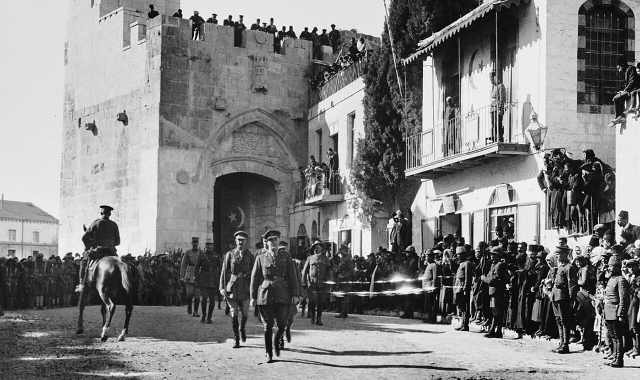
#> input picture israel/video/assets/photos/allenby.jpg, 1280 x 759 px (shown at 1/2 size); its folder holds only this picture in this run
$ python -i render.py   (imports and definitions only)   (older library calls are emulated)
#> lines starting #> are read from the running program, lines starting #| are printed output that depends on the picture
#> further down, picture is the input picture: shape (759, 1280, 3); min 0, max 255, mean 129.4
"""Procedural 3D-style renderer for the Hindi Tehran explainer.

Every scene is drawn from scratch (noise terrain, perspective city street,
particle mushroom cloud, etc). No text, captions, counters or watermarks are
ever drawn on screen.

Usage: python render.py <timings.json> <out_dir> [scene_id ...]
"""
import json
import math
import os
import subprocess
import sys
from functools import lru_cache

import cv2
import numpy as np

S = float(os.environ.get('SCALE', '1'))      # 1 -> 720x1280, 3 -> 2160x3840 (4K)
W, H = int(round(720 * S)), int(round(1280 * S))
FPS = int(os.environ.get('FPS', '30'))
TEX = int(os.environ.get('TEX', '2048'))       # texture resolution (detail level)
DETAIL = S >= 2


def u(v):
    """design units (720-wide frame) -> pixels"""
    return v * S
RNG = np.random.default_rng


# ---------------------------------------------------------------- utilities
# [14 lines left out: function fbm, not called in this run]


def lerp(a, b, t):
    return a + (b - a) * t


def smooth(t):
    t = np.clip(t, 0, 1)
    return t * t * (3 - 2 * t)


def col(*rgb):
    return np.array(rgb, np.float32)


_yy, _xx = np.mgrid[0:H, 0:W].astype(np.float32)
VIGNETTE = 1 - 0.55 * np.clip(((_xx - W / 2) / (W * 0.75)) ** 2 + ((_yy - H / 2) / (H * 0.62)) ** 2, 0, 1)
VIGNETTE = VIGNETTE[..., None]
VIGNETTE3 = np.ascontiguousarray(np.repeat(VIGNETTE, 3, axis=2))
ONE3 = np.ones((H, W, 3), np.float32)
ZERO3 = np.zeros((H, W, 3), np.float32)


# [10 lines left out: function fblur, not called in this run]


def radial(cx, cy, r):
    return np.exp(-(((_xx - cx) ** 2 + (_yy - cy) ** 2) / (2 * r * r)))[..., None]


# [8 lines left out: function add_glow, not called in this run]


def bloom(img, thresh=0.75, strength=0.8, k=61):
#> called with thresh = 0.75, strength = 0.8, k = 61
    bright = np.clip(img - thresh, 0, None)
    small = cv2.resize(bright, (W // 4, H // 4))
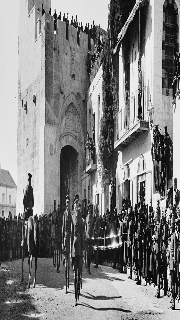
#> small: shape (320, 180, 3) float64; min 0.0564, max 254.1, mean 128.5
    small = cv2.GaussianBlur(small, (0, 0), k / 8 * S)  # already downsampled
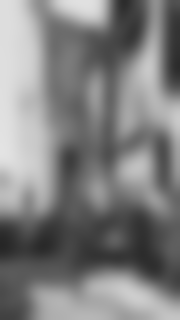
#> small: shape (320, 180, 3) float64; min 38.42, max 227.6, mean 128.4
#> (the run stopped early here; a loop or call above may not have finished)

$ run again, on israel/video/assets/photos/barrier.jpg
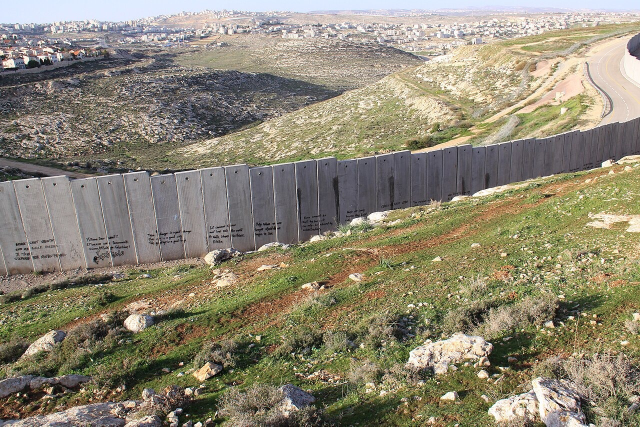
#> input picture israel/video/assets/photos/barrier.jpg, 1280 x 853 px (shown at 1/2 size)
#> picture is the input picture: shape (853, 1280, 3); mean B, G, R 115, 134.3, 141.1
#> in bloom, `small = cv2.resize(bright, (W // 4, H // 4))`:
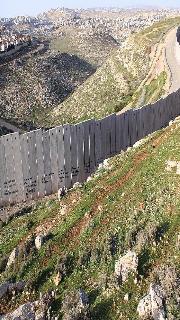
#> small: shape (320, 180, 3) float64; mean B, G, R 114.2, 133.5, 140.3
#> in bloom, `small = cv2.GaussianBlur(small, (0, 0), k / 8 * S)`:
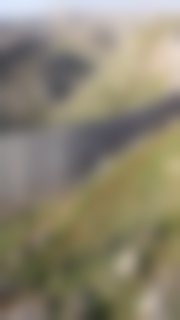
#> small: shape (320, 180, 3) float64; mean B, G, R 114.2, 133.6, 140.4

$ run again, on israel/video/assets/photos/campdavid.jpg
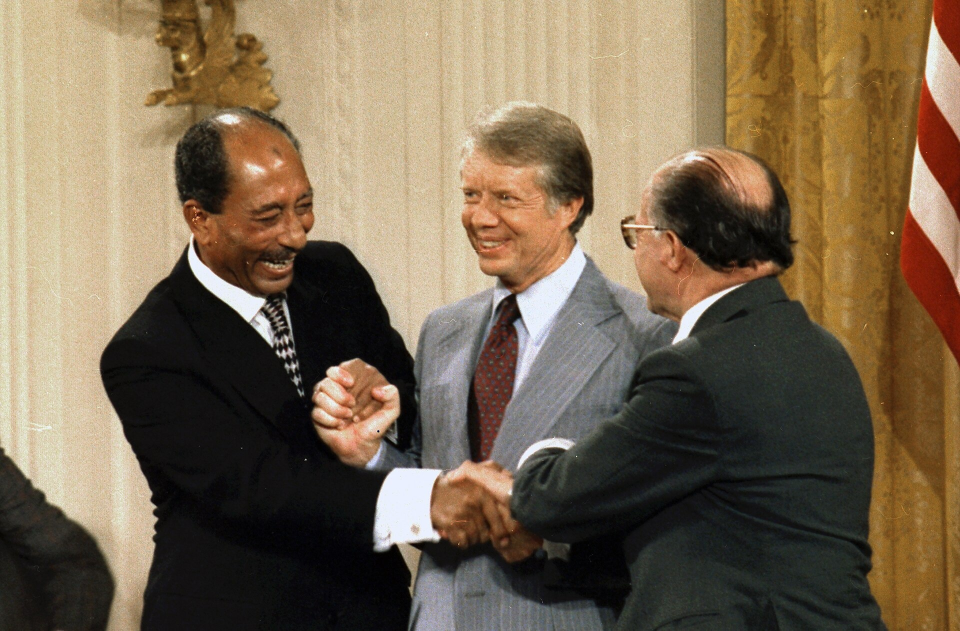
#> input picture israel/video/assets/photos/campdavid.jpg, 1920 x 1261 px (shown at 1/2 size)
#> picture is the input picture: shape (1261, 1920, 3); mean B, G, R 81, 103.7, 121.2
#> in bloom, `small = cv2.resize(bright, (W // 4, H // 4))`:
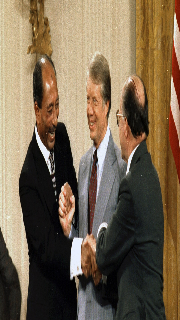
#> small: shape (320, 180, 3) float64; mean B, G, R 80.4, 103.1, 120.6
#> in bloom, `small = cv2.GaussianBlur(small, (0, 0), k / 8 * S)`:
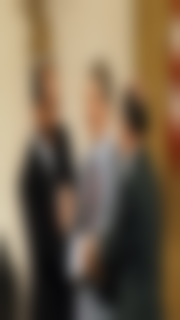
#> small: shape (320, 180, 3) float64; mean B, G, R 80.3, 103.1, 120.6
